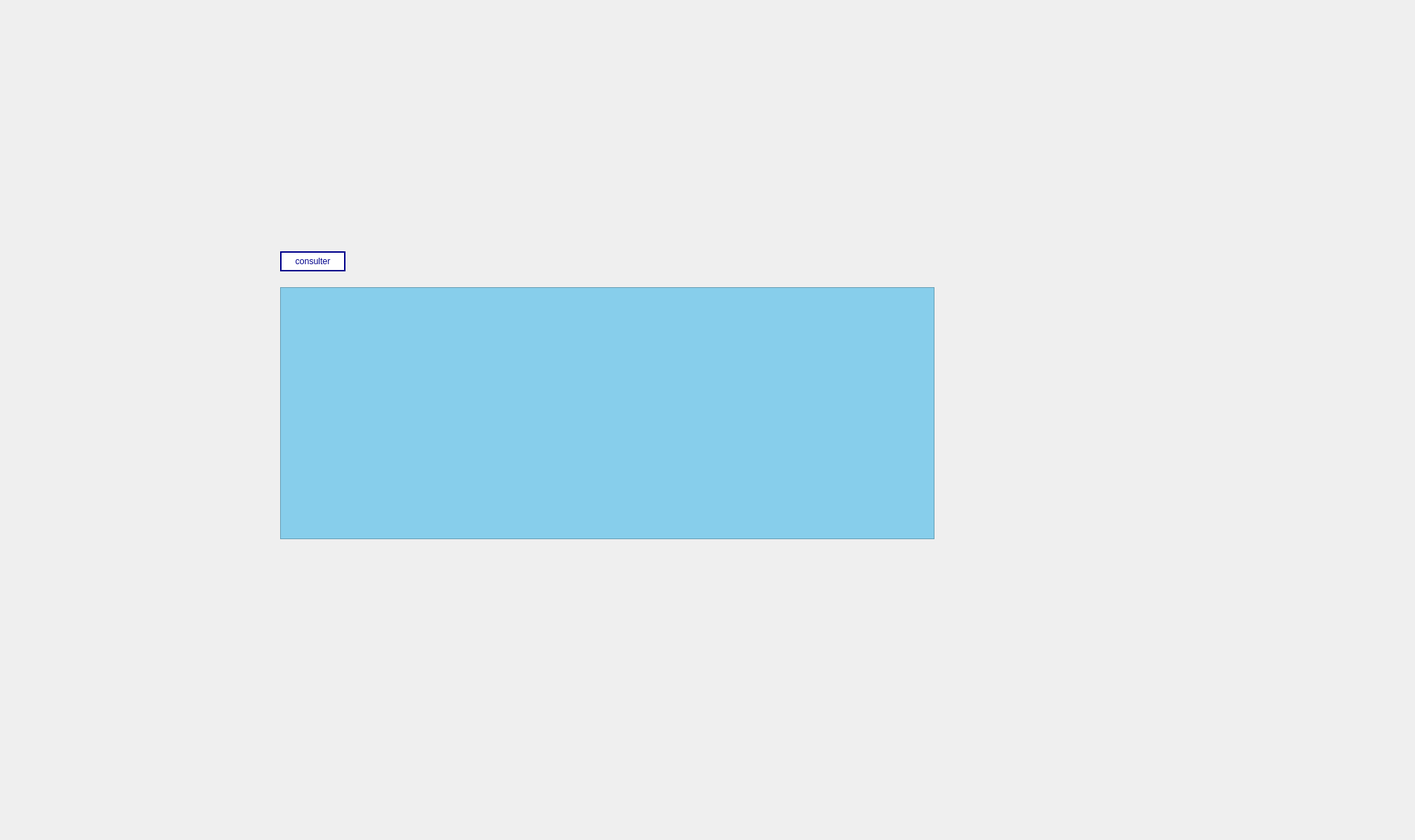
      <widget class="QWidget" name="tab_8">
       <attribute name="title">
        <string>Medicaments expirés</string>
       </attribute>
       <widget class="QLabel" name="label_21">
        <property name="geometry">
         <rect>
          <x>0</x>
          <y>0</y>
          <width>1961</width>
          <height>1161</height>
         </rect>
        </property>
        <property name="text">
         <string/>
        </property>
        <property name="pixmap">
         <pixmap>../../Desktop/2A/Projet_C++/smart.jpg</pixmap>
        </property>
       </widget>
       <widget class="QTableView" name="tableViewMedicament_exp">
        <property name="geometry">
         <rect>
          <x>390</x>
          <y>400</y>
          <width>911</width>
          <height>351</height>
         </rect>
        </property>
        <property name="styleSheet">
         <string notr="true">background-color:skyblue;</string>
        </property>
       </widget>
       <widget class="QPushButton" name="pushButton_consulter_med_exp">
        <property name="geometry">
         <rect>
          <x>390</x>
          <y>350</y>
          <width>91</width>
          <height>28</height>
         </rect>
        </property>
        <property name="styleSheet">
         <string notr="true">color:darkblue ;
border-color:darkblue ;
border-style:solid;
border-width:2px;
background:white;</string>
        </property>
        <property name="text">
         <string>consulter</string>
        </property>
       </widget>
      </widget>
